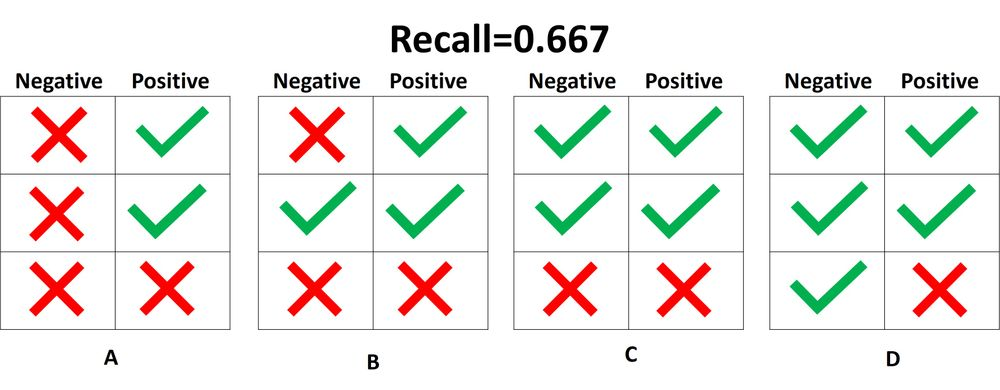
#> input picture img/ml-score/image5.jpg, 1000 x 390 px; its folder holds only this picture in this run
$ python -i TestBot.py   (imports and definitions only)
#> lines starting #> are read from the running program, lines starting #| are printed output that depends on the picture; after the words box and inside, x2 and y2 are one past the last pixel; in counts of white or black regions, pixels touching at a corner belong together
import logging
import asyncio
from aiogram import Bot, Dispatcher
from aiogram.types import Message, ReplyKeyboardMarkup, KeyboardButton
from aiogram.filters import Command
import cv2
import numpy as np
from typing import List, Any
import joblib
import os

API_TOKEN = "7642880568:AAGYiiI_GoTTx-aq5V0iWRXrK-56xhp1m_Q"
# [5 lines not run here, left out]
SELECTED_MODEL = "rfc"

# [1 line not run here, left out]

def letters_extract(image_file: str, out_size=28) -> List[Any]:
#> called with image_file = 'img/ml-score/image5.jpg', out_size = 28
    img = cv2.imread(image_file)
#> img is the input picture: shape (390, 1000, 3); mean B, G, R 233, 236.3, 237.5
    gray = cv2.cvtColor(img, cv2.COLOR_BGR2GRAY)
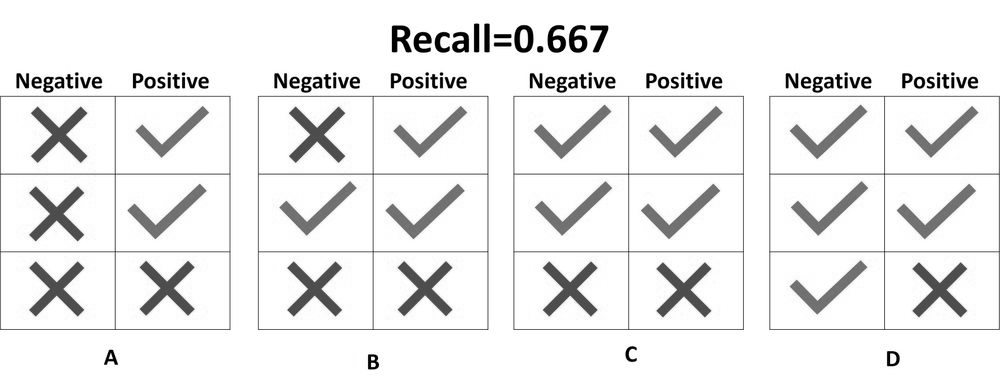
#> gray: shape (390, 1000); min 0, max 255, mean 236.3
    ret, thresh = cv2.threshold(gray, 0, 255, cv2.THRESH_BINARY)
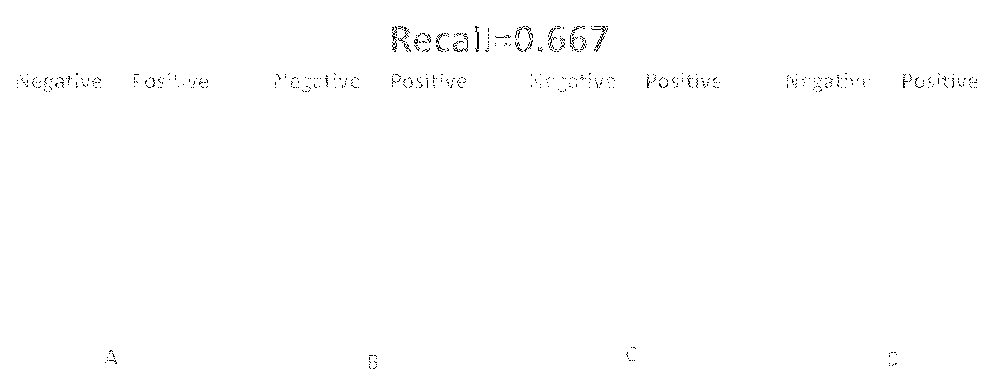
#> thresh: shape (390, 1000); 99.5% white; black in thin lines or dots, all inside (x1, y1, x2, y2) = (17, 26, 977, 369)
    img_erode = cv2.erode(thresh, np.ones((3, 3), np.uint8), iterations=1)
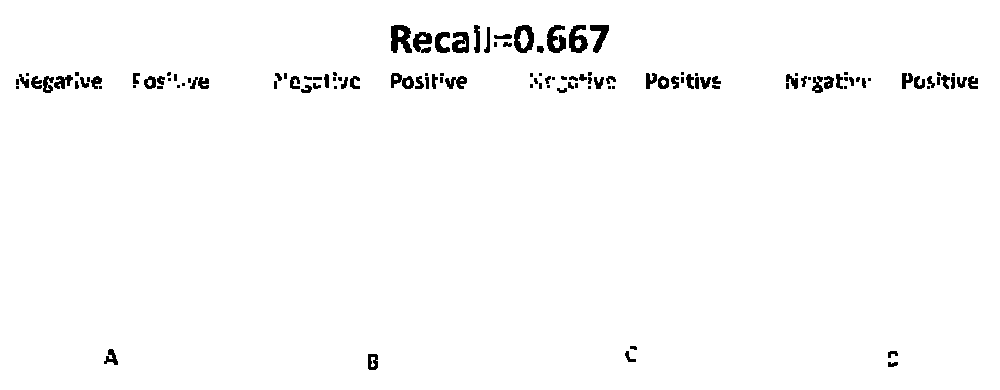
#> img_erode: shape (390, 1000); 98% white; 127 black regions (48 under 20 px)

    contours, hierarchy = cv2.findContours(img_erode, cv2.RETR_TREE, cv2.CHAIN_APPROX_NONE)
#> contours = 146 contours, 39 with area under 20; largest, box (x1, y1, x2, y2) and area: (0, 0, 1000, 390) 388611, (513, 24, 535, 54) 506, (390, 24, 413, 54) 498, (568, 24, 589, 54) 424, (546, 24, 567, 54) 396

    output = img.copy()

    letters = []
    for idx, contour in enumerate(contours):
        (x, y, w, h) = cv2.boundingRect(contour)
        if hierarchy[0][idx][3] == 0:
            cv2.rectangle(output, (x, y), (x + w, y + h), (70, 0, 0), 1)
            letter_crop = gray[y:y + h, x:x + w]

            size_max = max(w, h)
            letter_square = 255 * np.ones(shape=[size_max, size_max], dtype=np.uint8)
            if w > h:

                y_pos = size_max // 2 - h // 2
                letter_square[y_pos:y_pos + h, 0:w] = letter_crop
            elif w < h:
                x_pos = size_max // 2 - w // 2
                letter_square[0:h, x_pos:x_pos + w] = letter_crop
            else:
                letter_square = letter_crop

            letters.append((x, w, cv2.resize(letter_square, (out_size, out_size), interpolation=cv2.INTER_AREA)))
#> this loop made 146 passes
#> (x, y, w, h, size_max, x_pos) on passes 3, 7, 24, 25, 26, 27, 30, 31, 32, 33, 35, 36: (367, 353, 12, 18, 18, 3), (103, 348, 16, 18, 18, 1), (529, 83, 5, 6, 6, 1), (785, 82, 5, 8, 8, 2), (574, 82, 5, 7, 7, 1), (538, 82, 5, 8, 8, 2), (567, 81, 8, 9, 9, 0), (273, 80, 5, 10, 10, 3), (74, 80, 6, 10, 10, 2), (15, 78, 5, 8, 8, 2), (861, 77, 6, 12, 12, 3), (533, 77, 6, 8, 8, 1)
#> (x, y, w, h, size_max, y_pos) on passes 2, 5, 8, 9, 16, 19: (887, 361, 12, 7, 12, 3), (887, 350, 12, 9, 12, 2), (629, 345, 9, 6, 9, 1), (556, 87, 12, 7, 12, 3), (156, 85, 8, 5, 8, 2), (711, 84, 10, 6, 10, 2)
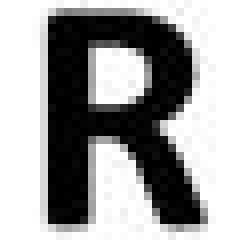
#> letter_square: shape (30, 30) (shown 8 times larger); min 0, max 255, mean 159.2
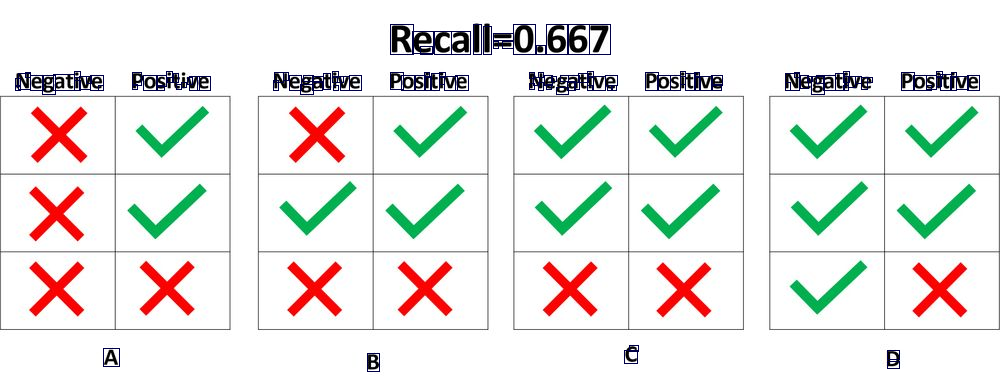
#> output: shape (390, 1000, 3); 1.22% of pixels changed, all inside (x1, y1, x2, y2) = (15, 24, 980, 372)
#> after the loop, letters = 131 items

    letters.sort(key=lambda x: x[0], reverse=False)

    return letters

def predict_symbol(img, model):
    img_flatten = img.flatten()

    scaler = joblib.load('./models/scaler_2000_pca.pkl')
    pca = joblib.load('./models/pca_model_2000.pkl')

    img_flatten_scaled = scaler.transform([img_flatten])
    img_reduced = pca.transform(img_flatten_scaled)

    return model.predict(img_reduced)

def get_string_from_image(path_to_image, model, size=45):
    result = ''

    letters = letters_extract(path_to_image, size)

    for idx, img_data in enumerate(letters):
        result += predict_symbol(
            img_data[2],
            model
        ).item()

    return result

def recognize_formula(image_path, model, img_size=45):
    return get_string_from_image(image_path, model, img_size)

def get_choosed_model():
    return MODELS[SELECTED_MODEL]

# [66 lines not run here, left out]

>>> result = letters_extract('img/ml-score/image5.jpg')
#> result = 131 items
